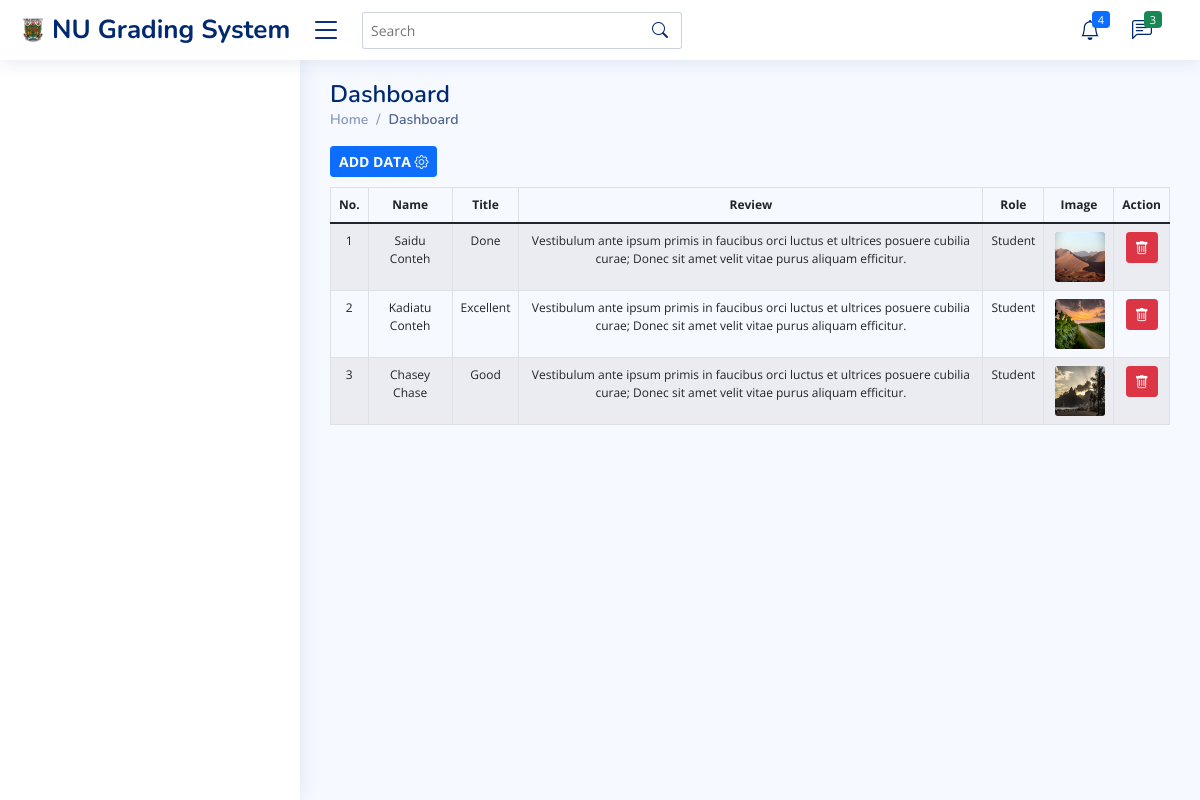
The app's page /dashboard/review-data.php with its own data.
### tables this page shows
CREATE TABLE `tblreview` (
  `id` int(11) NOT NULL,
  `title` varchar(100) NOT NULL,
  `review` text NOT NULL,
  `name` varchar(100) NOT NULL,
  `image` varchar(100) NOT NULL,
  `role` varchar(100) NOT NULL
);

### controller/DBconfig.php (called while the page is built, shortened)
<?php
class DBConfig {
    public function db_connect (){
        $this->conn = mysqli_connect (Dbhostname , Dbusername , Dbhostpass, Dbname);
}
}
?>

### controller/Controller.php (called while the page is built, shortened)
<?php
include 'DBConfig.php';
class Controller extends DBConfig {
    public function readReview($id = null){
    $query = "SELECT * FROM tblreview";
    $queryrun = mysqli_query($this->conn, $query);
    return $queryrun;
}
}
$Controller = new Controller ();
?>

### dashboard/review-data.php (the view, shortened to what this page needs)
<?php include 'dashboard-header.php';
$readqueryrun =  $Controller->readReview();
?>
<?php include 'dashboard-sidebar.php';?>
  <main id="main" class="main">
    <div class="pagetitle">
      <h1>Dashboard</h1>
      <nav>
        <ol class="breadcrumb">
          <li class="breadcrumb-item"><a href="dashboard">Home</a></li>
          <li class="breadcrumb-item active">Dashboard</li>
        </ol>
        <div class="btn-group me-2">
            <button  class="btn btn-sm btn-primary fw-bold"  data-bs-toggle="modal" data-bs-target="#adminadd">ADD DATA <i class="bi bi-gear"></i> </button>
          </div>
      </nav>
    </div>
<table class="table table-striped table-bordered table-hover table-responsive datatable" style="font-size:12px" cellspacing="0">
          <thead class="text-center">
            <tr>
              <th>No.</th>
              <th>Name</th>
              <th>Title</th>
              <th>Review</th>
              <th>Role</th>
              <th>Image</th>
              <th>Action</th>
            </tr>
          </thead>
          <tbody class="text-center">
            <tr>
    <?php
      $i = 1;
      while($row = mysqli_fetch_assoc($readqueryrun)){ ?>
    <td><?php echo $i++?></td>
    <td><?php echo $row['name'];?></td>
    <td><?php echo $row['title'];?></td>
    <td><?php echo $row['review'];?></td>
    <td><?php echo $row['role'];?></td>
    <td><img class="img-profile" src="../<?php echo $row['image'];?>" /></td>
<td>
  <a href="gallery-data.php?deletedata=<?php echo $row['id'];?>" class="text-white mr-2 text-decoration-none btn btn-danger btn-sm" onclick="return confirm('Do you want to remove this data?')";
    title="Delete"><i class="bi bi-trash"></i> </a>
</td>
</tr>
<?php } ?>
          </tbody>
        </table>
  </main>
  <?php include 'dashboard-footer.php';?>

### dashboard/dashboard-header.php (shortened to what this page needs)
<?php session_start();
include '../controller/Controller.php';
?>
<!DOCTYPE html>
<html lang="en">
<head>
  <link href="assets/vendor/bootstrap/css/bootstrap.min.css" rel="stylesheet">
  <link href="assets/vendor/bootstrap-icons/bootstrap-icons.css" rel="stylesheet">
  <link href="assets/vendor/boxicons/css/boxicons.min.css" rel="stylesheet">
  <link href="assets/vendor/quill/quill.snow.css" rel="stylesheet">
  <link href="assets/vendor/quill/quill.bubble.css" rel="stylesheet">
  <link href="assets/vendor/remixicon/remixicon.css" rel="stylesheet">
  <link href="assets/vendor/simple-datatables/style.css" rel="stylesheet">
  <link href="assets/css/style.css" rel="stylesheet">
</head>
<body>
  <header id="header" class="header fixed-top d-flex align-items-center">
    <div class="d-flex align-items-center justify-content-between">
      <a href="dashboard.php" class="logo d-flex align-items-center">
        <img src="../assets/images/nulogo.jpeg" alt="">
        <span class="d-none d-lg-block">NU Grading System</span>
      </a>
      <i class="bi bi-list toggle-sidebar-btn"></i>
    </div>
    <div class="search-bar">
      <form class="search-form d-flex align-items-center" method="POST" action="#">
        <input type="text" name="query" placeholder="Search" title="Enter search keyword">
        <button type="submit" title="Search"><i class="bi bi-search"></i></button>
      </form>
    </div>
    <nav class="header-nav ms-auto">
      <ul class="d-flex align-items-center">
        <li class="nav-item dropdown">
          <a class="nav-link nav-icon" href="#" data-bs-toggle="dropdown">
            <i class="bi bi-bell"></i>
            <span class="badge bg-primary badge-number">4</span>
          </a>
        </li>
        <li class="nav-item dropdown">
          <a class="nav-link nav-icon" href="#" data-bs-toggle="dropdown">
            <i class="bi bi-chat-left-text"></i>
            <span class="badge bg-success badge-number">3</span>
          </a>
        </li>
        <li class="nav-item dropdown pe-3">
          <a class="nav-link nav-profile d-flex align-items-center pe-0" href="#" data-bs-toggle="dropdown">
          </a>
            </li>
          </ul>
    </nav>
  </header>

### dashboard/dashboard-sidebar.php (shortened to what this page needs)
<aside id="sidebar" class="sidebar">
</aside>

### dashboard/dashboard-footer.php (shortened to what this page needs)
</body>
</html>

### dashboard/assets/css/style.css (style rules this page uses)
:root { scroll-behavior: smooth; }
body { font-family: "Open Sans", sans-serif; background: #f6f9ff; color: #444444; }
a { color: #4154f1; text-decoration: none; }
h1, h2, h3, h4, h5, h6 { font-family: "Nunito", sans-serif; }
#main { margin-top: 60px; padding: 20px 30px; transition: all 0.3s; }
.pagetitle { margin-bottom: 10px; }
.pagetitle h1 { font-size: 24px; margin-bottom: 0; font-weight: 600; color: #012970; }
.breadcrumb { font-size: 14px; font-family: "Nunito", sans-serif; color: #899bbd; font-weight: 600; }
.breadcrumb a { color: #899bbd; transition: 0.3s; }
.breadcrumb .breadcrumb-item::before { color: #899bbd; }
.breadcrumb .active { color: #51678f; font-weight: 600; }
.logo { line-height: 1; }
@media (min-width: 1200px) { .logo { width: 280px; } }
.logo img { max-height: 26px; margin-right: 6px; }
.logo span { font-size: 26px; font-weight: 700; color: #012970; font-family: "Nunito", sans-serif; }
.header { transition: all 0.5s; z-index: 997; height: 60px; box-shadow: 0px 2px 20px rgba(1, 41, 112, 0.1); background-color: #fff; padding-left: 20px; }
.header .toggle-sidebar-btn { font-size: 32px; padding-left: 10px; cursor: pointer; color: #012970; }
.header .search-bar { min-width: 360px; padding: 0 20px; }
.header .search-form { width: 100%; }
.header .search-form input { border: 0; font-size: 14px; color: #012970; border: 1px solid rgba(1, 41, 112, 0.2); padding: 7px 38px 7px 8px; border-radius: 3px; transition: 0.3s; width: 100%; }
.header .search-form button { border: 0; padding: 0; margin-left: -30px; background: none; }
.header .search-form button i { color: #012970; }
.header-nav ul { list-style: none; }
.header-nav > ul { margin: 0; padding: 0; }
.header-nav .nav-icon { font-size: 20px; color: #012970; }
.header-nav .nav-profile { color: #012970; }
.header-nav .badge-number { position: absolute; inset: 4px 6px auto auto; font-weight: normal; font-size: 11px; padding: 3px 6px; }
.sidebar { position: fixed; top: 60px; left: 0; bottom: 0; width: 300px; z-index: 996; transition: all 0.3s; padding: 20px; overflow-y: auto; scrollbar-width: thin; scrollbar-color: #aab7cf transparent; box-shadow: 0px 0px 20px rgba(1, 41, 112, 0.1); background-color: #fff; }
@media (min-width: 1200px) { #main, #footer { margin-left: 300px; } }

### dashboard/dashboard-header.php (style rules this page uses)
.img-profile { width: 50px !important; height: 50px !important; margin-left: 3px; border-radius: 3px; }

### records on screen
tblreview: name "Saidu Conteh", title "Done", review "Vestibulum ante ipsum primis in faucibus orci luctus et ultrices posuere cubilia curae; Donec sit amet velit vitae purus aliquam efficitur.", role "Student", image (picture)
tblreview: name "Kadiatu Conteh", title "Excellent", review "Vestibulum ante ipsum primis in faucibus orci luctus et ultrices posuere cubilia curae; Donec sit amet velit vitae purus aliquam efficitur.", role "Student", image (picture)
tblreview: name "Chasey Chase", title "Good", review "Vestibulum ante ipsum primis in faucibus orci luctus et ultrices posuere cubilia curae; Donec sit amet velit vitae purus aliquam efficitur.", role "Student", image (picture)
